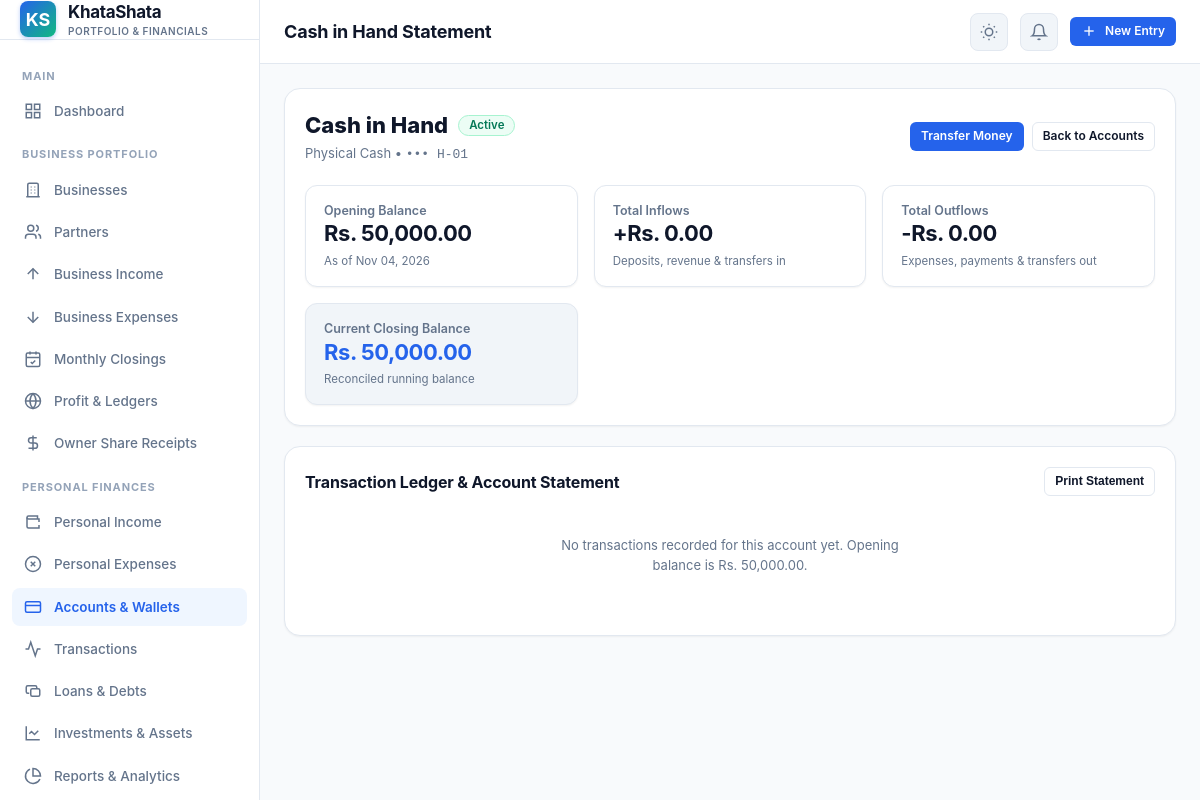
/account-detail.php?id=1 (signed in), run on the app's committed database.
### tables this page shows
CREATE TABLE IF NOT EXISTS `accounts` (
  `id` INT AUTO_INCREMENT PRIMARY KEY,
  `user_id` INT NOT NULL,
  `account_name` VARCHAR(100) NOT NULL,
  `account_type` ENUM('cash', 'bank', 'jazzcash', 'easypaisa', 'wallet', 'other') DEFAULT 'bank',
  `provider_name` VARCHAR(100) DEFAULT NULL,
  `account_number` VARCHAR(100) DEFAULT NULL,
  `opening_balance` DECIMAL(18,2) DEFAULT 0.00,
  `opening_balance_date` DATE DEFAULT NULL,
  `current_balance` DECIMAL(18,2) DEFAULT 0.00,
  `description` TEXT DEFAULT NULL,
  `status` ENUM('active', 'inactive') DEFAULT 'active',
  `is_deleted` TINYINT(1) DEFAULT 0,
  `created_at` DATETIME DEFAULT CURRENT_TIMESTAMP,
  `updated_at` DATETIME DEFAULT CURRENT_TIMESTAMP ON UPDATE CURRENT_TIMESTAMP,
  KEY `idx_acc_user` (`user_id`),
  CONSTRAINT `fk_acc_user` FOREIGN KEY (`user_id`) REFERENCES `users` (`id`) ON DELETE CASCADE
);

### includes/functions.php (called while the page is built, shortened)
<?php
function get_setting($key, $default = '') {
    static $settings_cache = [];
    $user_id = current_user_id() ?? 1;
    if (isset($settings_cache[$user_id][$key])) {
        return $settings_cache[$user_id][$key];
    }
    try {
        $db = get_db_connection();
        $stmt = $db->prepare("SELECT setting_value FROM app_settings WHERE user_id = :uid AND setting_key = :k LIMIT 1");
        $stmt->execute(['uid' => $user_id, 'k' => $key]);
        $val = $stmt->fetchColumn();
        if ($val !== false) {
            $settings_cache[$user_id][$key] = $val;
            return $val;
        }
    } catch (Exception $e) {
        error_log("Error reading setting: " . $e->getMessage());
    }
    return $default;
}
function format_money($amount, $currency = null) {
    $amount = (float)$amount;
    $symbol = $currency ?? get_setting('currency_symbol', 'Rs.');
    $decimals = (int)get_setting('decimals', 2);
    $dec_point = get_setting('decimal_point', '.');
    $thousands_sep = get_setting('thousands_sep', ',');
    $position = get_setting('currency_position', 'before');
    $formatted_number = number_format(abs($amount), $decimals, $dec_point, $thousands_sep);
    $sign = $amount < 0 ? '-' : '';
    return $sign . $symbol . ' ' . $formatted_number;
}
function format_date($date, $format = 'M d, Y') {
    return date($format, strtotime($date));
}
function mask_account($account_number) {
    $clean = trim($account_number);
    $len = strlen($clean);
    return str_repeat('•', max(0, $len - 4)) . ' ' . substr($clean, -4);
}

### includes/auth.php (called while the page is built, shortened)
<?php
function current_user_id() {
    return $_SESSION['user_id'] ?? null;
}

### account-detail.php (the view, shortened to what this page needs)
<?php
$user = current_user();
$account_id = (int)($_GET['id'] ?? 0);
$db = get_db_connection();
$stmt = $db->prepare("SELECT * FROM accounts WHERE id = :id AND user_id = :uid AND is_deleted = 0 LIMIT 1");
$stmt->execute(['id' => $account_id, 'uid' => $user['id']]);
$account = $stmt->fetch();
$running_balance = (float)$account['opening_balance'];
$statement_rows = [];
$total_inflows = 0.00;
$total_outflows = 0.00;
$statement_display = array_reverse($statement_rows);
require_once ROOT_PATH . '/includes/header.php';
?>
<div class="card" style="margin-bottom: 20px;">
  <div style="display: flex; align-items: center; justify-content: space-between; flex-wrap: wrap; gap: 16px;">
    <div>
      <div style="display: flex; align-items: center; gap: 10px;">
        <h2 style="font-size: 22px; font-weight: 800; color: var(--text-main);"><?= htmlspecialchars($account['account_name']) ?></h2>
        <span class="badge <?= $account['status'] === 'active' ? 'badge-success' : 'badge-neutral' ?>">
          <?= ucfirst($account['status']) ?>
        </span>
      </div>
      <div style="font-size: 13px; color: var(--text-muted); margin-top: 2px;">
        <span><?= htmlspecialchars($account['provider_name'] ?? ucfirst($account['account_type'])) ?></span>
        <?php if (!empty($account['account_number'])): ?>
          &bull; <code><?= mask_account($account['account_number']) ?></code>
        <?php endif; ?>
      </div>
    </div>
    <div style="display: flex; gap: 8px;">
      <a href="<?= BASE_URL ?>/account-transfer.php?from_id=<?= $account['id'] ?>" class="btn btn-primary btn-sm">
        Transfer Money
      </a>
      <a href="<?= BASE_URL ?>/accounts.php" class="btn btn-secondary btn-sm">
        Back to Accounts
      </a>
    </div>
  </div>
  <div class="metrics-grid" style="margin-top: 20px; margin-bottom: 0;">
    <div class="stat-card">
      <span class="stat-label">Opening Balance</span>
      <div class="stat-value"><?= format_money($account['opening_balance']) ?></div>
      <div class="stat-sub">As of <?= format_date($account['opening_balance_date'] ?? $account['created_at']) ?></div>
    </div>
    <div class="stat-card">
      <span class="stat-label">Total Inflows</span>
      <div class="stat-value money-positive">+<?= format_money($total_inflows) ?></div>
      <div class="stat-sub">Deposits, revenue & transfers in</div>
    </div>
    <div class="stat-card">
      <span class="stat-label">Total Outflows</span>
      <div class="stat-value money-negative">-<?= format_money($total_outflows) ?></div>
      <div class="stat-sub">Expenses, payments & transfers out</div>
    </div>
    <div class="stat-card" style="background: var(--bg-surface-subtle);">
      <span class="stat-label">Current Closing Balance</span>
      <div class="stat-value" style="color: var(--primary);"><?= format_money($running_balance) ?></div>
      <div class="stat-sub">Reconciled running balance</div>
    </div>
  </div>
</div>
<div class="card">
  <div class="card-header">
    <div class="card-title">Transaction Ledger & Account Statement</div>
    <button type="button" onclick="window.print()" class="btn btn-secondary btn-sm">Print Statement</button>
  </div>
  <?php if (empty($statement_display)): ?>
    <div class="empty-state" style="padding: 24px;">
      <div class="empty-state-text">No transactions recorded for this account yet. Opening balance is <?= format_money($account['opening_balance']) ?>.</div>
    </div>
  <?php endif; ?>
</div>
<?php require_once ROOT_PATH . '/includes/footer.php'; ?>

### assets/css/style.css (style rules this page uses)
:root { --font-sans: 'Inter', -apple-system, BlinkMacSystemFont, 'Segoe UI', Roboto, Helvetica, Arial, sans-serif; --bg-app: #f8fafc; --bg-surface: #ffffff; --bg-surface-subtle: #f1f5f9; --bg-surface-elevated: #ffffff; --border-subtle: #e2e8f0; --border-strong: #cbd5e1; --text-main: #0f172a; --text-muted: #64748b; --text-subtle: #94a3b8; --primary: #2563eb; --primary-hover: #1d4ed8; --primary-light: #eff6ff; --primary-border: #bfdbfe; --success: #10b981; --success-dark: #047857; --success-light: #ecfdf5; --success-border: #a7f3d0; --danger: #ef4444; --danger-dark: #b91c1c; --danger-light: #fef2f2; --danger-border: #fecaca; --warning: #f59e0b; --warning-dark: #b45309; --warning-light: #fffbeb; --warning-border: #fde68a; --info: #0284c7; --info-light: #f0f9ff; --info-border: #bae6fd; --purple: #8b5cf6; --purple-light: #f5f3ff; --shadow-sm: 0 1px 2px 0 rgb(0 0 0 / 0.05); --shadow-md: 0 4px 6px -1px rgb(0 0 0 / 0.07), 0 2px 4px -2px rgb(0 0 0 / 0.05); --shadow-lg: 0 10px 15px -3px rgb(0 0 0 / 0.08), 0 4px 6px -4px rgb(0 0 0 / 0.05); --radius-sm: 8px; --radius-md: 12px; --radius-lg: 16px; --radius-xl: 20px; --sidebar-width: 260px; --bottom-nav-height: 64px; --topbar-height: 64px; }
*, *::before, *::after { box-sizing: border-box; margin: 0; padding: 0; }
body { font-family: var(--font-sans); background-color: var(--bg-app); color: var(--text-main); line-height: 1.5; font-size: 14px; -webkit-font-smoothing: antialiased; -webkit-tap-highlight-color: transparent; min-height: 100vh; }
a { color: var(--primary); text-decoration: none; transition: color 0.15s ease; }
.card { background-color: var(--bg-surface); border: 1px solid var(--border-subtle); border-radius: var(--radius-lg); box-shadow: var(--shadow-sm); padding: 20px; margin-bottom: 20px; transition: border-color 0.15s ease, box-shadow 0.15s ease; }
.card-header { display: flex; align-items: center; justify-content: space-between; margin-bottom: 16px; gap: 12px; }
.card-title { font-size: 16px; font-weight: 700; color: var(--text-main); letter-spacing: -0.01em; }
.metrics-grid { display: grid; grid-template-columns: repeat(auto-fill, minmax(240px, 1fr)); gap: 16px; margin-bottom: 24px; }
.stat-card { background: var(--bg-surface); border: 1px solid var(--border-subtle); border-radius: var(--radius-md); padding: 16px 18px; position: relative; display: flex; flex-direction: column; justify-content: space-between; box-shadow: var(--shadow-sm); }
.stat-label { font-size: 12.5px; font-weight: 600; color: var(--text-muted); }
.stat-value { font-size: 22px; font-weight: 700; color: var(--text-main); letter-spacing: -0.02em; line-height: 1.2; }
.stat-sub { font-size: 11.5px; color: var(--text-muted); margin-top: 6px; display: flex; align-items: center; gap: 6px; }
.badge { display: inline-flex; align-items: center; gap: 4px; padding: 4px 10px; border-radius: 9999px; font-size: 11.5px; font-weight: 600; line-height: 1; }
.badge-success { background: var(--success-light); color: var(--success-dark); border: 1px solid var(--success-border); }
.btn { display: inline-flex; align-items: center; justify-content: center; gap: 8px; padding: 8px 16px; border-radius: var(--radius-sm); font-size: 13.5px; font-weight: 600; cursor: pointer; border: 1px solid transparent; transition: all 0.15s ease; line-height: 1.4; white-space: nowrap; }
.btn-primary { background-color: var(--primary); color: #fff; }
.btn-secondary { background-color: var(--bg-surface); border-color: var(--border-subtle); color: var(--text-main); }
.btn-sm { padding: 5px 10px; font-size: 12px; border-radius: 6px; }
.empty-state { text-align: center; padding: 48px 24px; }
.empty-state-text { font-size: 13px; color: var(--text-muted); max-width: 360px; margin: 0 auto 16px; }

### data on the page
accounts: account_name "Cash in Hand", status "Active", provider_name "Physical Cash", account_number "••• H-01", opening_balance_date "Nov 04, 2026", opening_balance "Rs. 50,000.00"

### other printed values
APP_NAME "KhataShata"
$page_title "Cash in Hand Statement"
format_money($account['opening_balance']) "Rs. 50,000.00"
format_money($total_inflows) "Rs. 0.00"
format_money($total_outflows) "Rs. 0.00"
